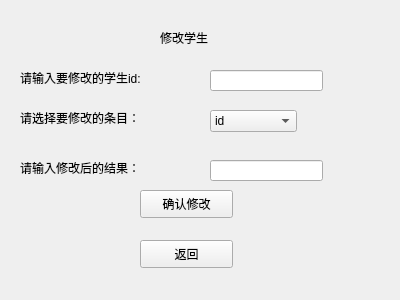
<?xml version="1.0" encoding="UTF-8"?>
<ui version="4.0">
 <class>update_student</class>
 <widget class="QWidget" name="update_student">
  <property name="geometry">
   <rect>
    <x>0</x>
    <y>0</y>
    <width>400</width>
    <height>300</height>
   </rect>
  </property>
  <property name="windowTitle">
   <string>Form</string>
  </property>
  <widget class="QLabel" name="label">
   <property name="geometry">
    <rect>
     <x>20</x>
     <y>70</y>
     <width>171</width>
     <height>16</height>
    </rect>
   </property>
   <property name="text">
    <string>请输入要修改的学生id:</string>
   </property>
  </widget>
  <widget class="QLabel" name="label_2">
   <property name="geometry">
    <rect>
     <x>160</x>
     <y>30</y>
     <width>72</width>
     <height>15</height>
    </rect>
   </property>
   <property name="text">
    <string>修改学生</string>
   </property>
  </widget>
  <widget class="QLabel" name="label_3">
   <property name="geometry">
    <rect>
     <x>20</x>
     <y>110</y>
     <width>161</width>
     <height>16</height>
    </rect>
   </property>
   <property name="text">
    <string>请选择要修改的条目：</string>
   </property>
  </widget>
  <widget class="QLabel" name="label_4">
   <property name="geometry">
    <rect>
     <x>20</x>
     <y>160</y>
     <width>161</width>
     <height>16</height>
    </rect>
   </property>
   <property name="text">
    <string>请输入修改后的结果：</string>
   </property>
  </widget>
  <widget class="QLineEdit" name="update1">
   <property name="geometry">
    <rect>
     <x>210</x>
     <y>70</y>
     <width>113</width>
     <height>21</height>
    </rect>
   </property>
  </widget>
  <widget class="QComboBox" name="update2">
   <property name="geometry">
    <rect>
     <x>210</x>
     <y>110</y>
     <width>87</width>
     <height>22</height>
    </rect>
   </property>
   <item>
    <property name="text">
     <string>id</string>
    </property>
   </item>
   <item>
    <property name="text">
     <string>password</string>
    </property>
   </item>
  </widget>
  <widget class="QPushButton" name="pushButton">
   <property name="geometry">
    <rect>
     <x>140</x>
     <y>190</y>
     <width>93</width>
     <height>28</height>
    </rect>
   </property>
   <property name="text">
    <string>确认修改</string>
   </property>
  </widget>
  <widget class="QPushButton" name="pushButton_2">
   <property name="geometry">
    <rect>
     <x>140</x>
     <y>240</y>
     <width>93</width>
     <height>28</height>
    </rect>
   </property>
   <property name="text">
    <string>返回</string>
   </property>
  </widget>
  <widget class="QLineEdit" name="update3">
   <property name="geometry">
    <rect>
     <x>210</x>
     <y>160</y>
     <width>113</width>
     <height>21</height>
    </rect>
   </property>
  </widget>
 </widget>
 <resources/>
 <connections/>
</ui>
